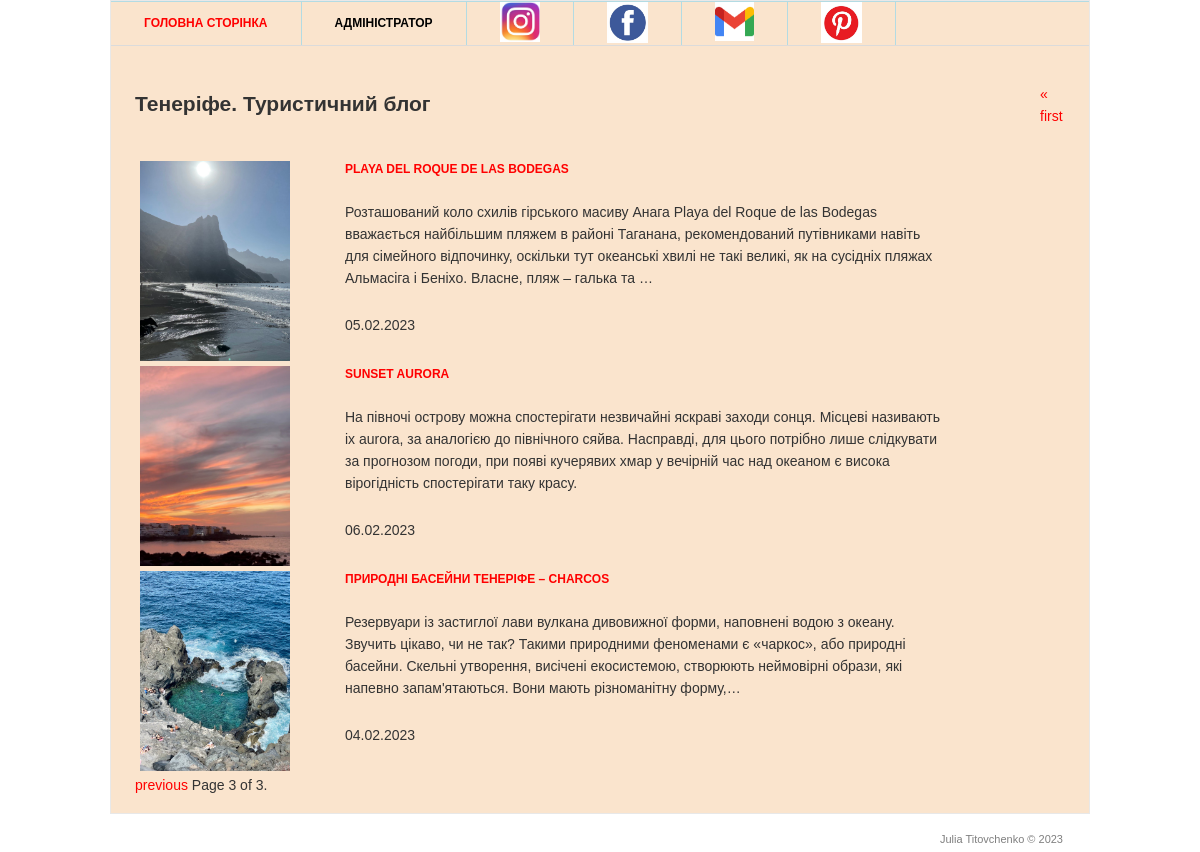
/?page=3, run on the app's committed database.
### blog/models.py (models this page shows, shortened)
class Post(models.Model):
    title = models.CharField('Заголовок', max_length=100)
    description = models.TextField('Текст допису')
    author = models.CharField('Автор', max_length=50)
    date = models.DateField('Дата публікації')
    image = models.ImageField('Зображення', upload_to='image/%Y')
    class Meta:
        verbose_name = 'Post'

### blog/views.py (the view)
# urls.py: path('', views.PostView.as_view(), name='post_list'),
class PostView(View):
    def get(self, request):
        posts = Post.objects.all()
        paginator = Paginator(posts, 3)
        page_number = request.GET.get('page')
        page_obj = paginator.get_page(page_number)
        return render(request, 'blog/blog.html', {'post_list': posts, 'page_obj': page_obj, 'paginator': paginator})

### templates/blog/blog.html (shortened to what this page needs)
 {% load static %}
<html lang="ua">
<head>
	<link rel="stylesheet" href="{% static 'css/style.css' %}" type="text/css" media="all" />
</head>
<body>
<div class="shell">
	<div class="border">
		<div id="navigation">
			<ul>
			    <li><a href="/" class="active">Головна сторінка</a></li>
			    <li><a href="/admin">Адміністратор</a></li>
                <li><a href="https://www.instagram.com/julia.ttv/" target="_blank">
                    <img src="{% static 'img/instagram.jpg' %}" alt="instagram" width="40"></a></li>
                <li><a href="https://www.facebook.com/julia.titovchenko/" target="_blank">
                    <img src="{% static 'img/facebook.png' %}" alt="instagram" width="41"></a></li>
                <li><a href="mailto:julia.titovchenko@gmail.com" target="_blank">
                    <img src="{% static 'img/gmail.png' %}" alt="instagram" width="39"></a></li>
                <li><a href="https://pin.it/25XkhtB" target="_blank">
                    <img src="{% static 'img/pinterest.jpg' %}" alt="instagram" width="41"></a></li>
			</ul>
		</div>
		<div id="main">
			<div id="content" class="left">
				<div class="projects">
					<h2>Тенеріфе. Туристичний блог</h2>
                <br>
                <br>
					{% for post in page_obj %}
					<div class="item">
						<div class="image left">
							<img src="{{ post.image.url }}" alt="{{ post.title }}" width="150px"/>
						</div>
						<div class="text left">
                            <h4><a href="{{ post.id }}">{{ post.title }}</a></h4>
                            <br>
                            <p>{{ post.description|truncatechars:300 }}</p>
                            <br>
							<time>{{ post.date|date:'d.m.Y'}} </time>
                            <br>
						</div>
					</div>
					{% endfor %}
				</div>
			</div>
        <div class="pagination">
    <span class="step-links">
        {% if page_obj.has_previous %}
            <a href="?page=1">&laquo; first</a>
            <a href="?page={{ page_obj.previous_page_number }}">previous</a>
        {% endif %}
        <span class="current">
            Page {{ page_obj.number }} of {{ page_obj.paginator.num_pages }}.
        </span>
    </span>
        </div>
		</div>
	</div>
	<div id="footer">
		<p class="copy right">Julia Titovchenko &copy; 2023 </p>
	</div>
</div>
</body>
</html>

### static/css/style.css (style rules this page uses)
* { margin: 0; padding: 0; outline:0; }
body { font-size: 14px; line-height: 22px; font-family: Georgia, Arial, Helvetica, Sans-Serif; color: #333; }
a { color: #ff0000; text-decoration: none; cursor:pointer; }
a img { border: 0; }
.left, .alignleft { float: left; display: inline; }
.right, .alignright { float: right; display: inline; }
.shell { width: 980px; margin: 0 auto; }
.border { border: 1px solid #e8e8e8; background: #fae4cd; position: relative; }
#navigation { height: 43px; border-top: 1px solid #b3dbe3; border-bottom: 1px solid #dbdbdb; }
#navigation ul { list-style: none; }
#navigation ul li { float: left; height: 43px; border-right: 1px solid #b3dbe3; font-size: 12px; line-height: 43px; font-weight: bold; text-transform: uppercase; }
#navigation ul li a { float: left; height: 43px; color: #000; padding: 0 33px; }
#navigation ul li a:hover, #navigation ul li a.active { color: #ff0000; text-decoration: none; }
#main { width: 932px; padding: 37px 24px 17px 24px; }
#content { width: 905px; }
.projects { padding: 10px 0 0 0; }
.projects .item { margin: 0 0 28px 0; }
.projects .image { width: 183px; height: 111px; border: 0px solid #ffffff; padding: 2px; margin: 0 20px 0 3px; }
.projects .text { width: 600px; }
.projects .text h4 { font-size: 12px; line-height: 15px; color: #333; text-transform: uppercase; padding: 3px 0 2px 0; }
.projects .text p { padding: 0 0 3px 0; }
#footer { font-family: Arial, sans-serif; font-size: 11px; line-height: 14px; color: #7f7f7f; padding: 18px 27px 20px 38px; }

### data on the page
Post: image (picture), title "PLAYA DEL ROQUE DE LAS BODEGAS", description "Розташований коло схилів гірського масиву Анага Playa del Roque de las Bodegas вважається найбільшим пляжем в районі Таганана, рекомендований путівниками навіть для сімейного відпочинку, оскільки тут океанські хвилі не такі великі, як на сусідніх пляжах Альмасіга і Беніхо. Власне, пляж – галька та …", date "05.02.2023"
Post: image (picture), title "SUNSET AURORA", description "На півночі острову можна спостерігати незвичайні яскраві заходи сонця. Місцеві називають іх aurora, за аналогією до північного сяйва. Насправді, для цього потрібно лише слідкувати за прогнозом погоди, при появі кучерявих хмар у вечірній час над океаном є висока вірогідність спостерігати таку красу.", date "06.02.2023"
Post: image (picture), title "ПРИРОДНІ БАСЕЙНИ ТЕНЕРІФЕ – CHARCOS", description "Резервуари із застиглої лави вулкана дивовижної форми, наповнені водою з океану. Звучить цікаво, чи не так? Такими природними феноменами є «чаркос», або природні басейни. Скельні утворення, висічені екосистемою, створюють неймовірні образи, які напевно запам'ятаються. Вони мають різноманітну форму,…", date "04.02.2023"

### other printed values
{{ page_obj.number }} "3"
{{ page_obj.paginator.num_pages }} "3"
